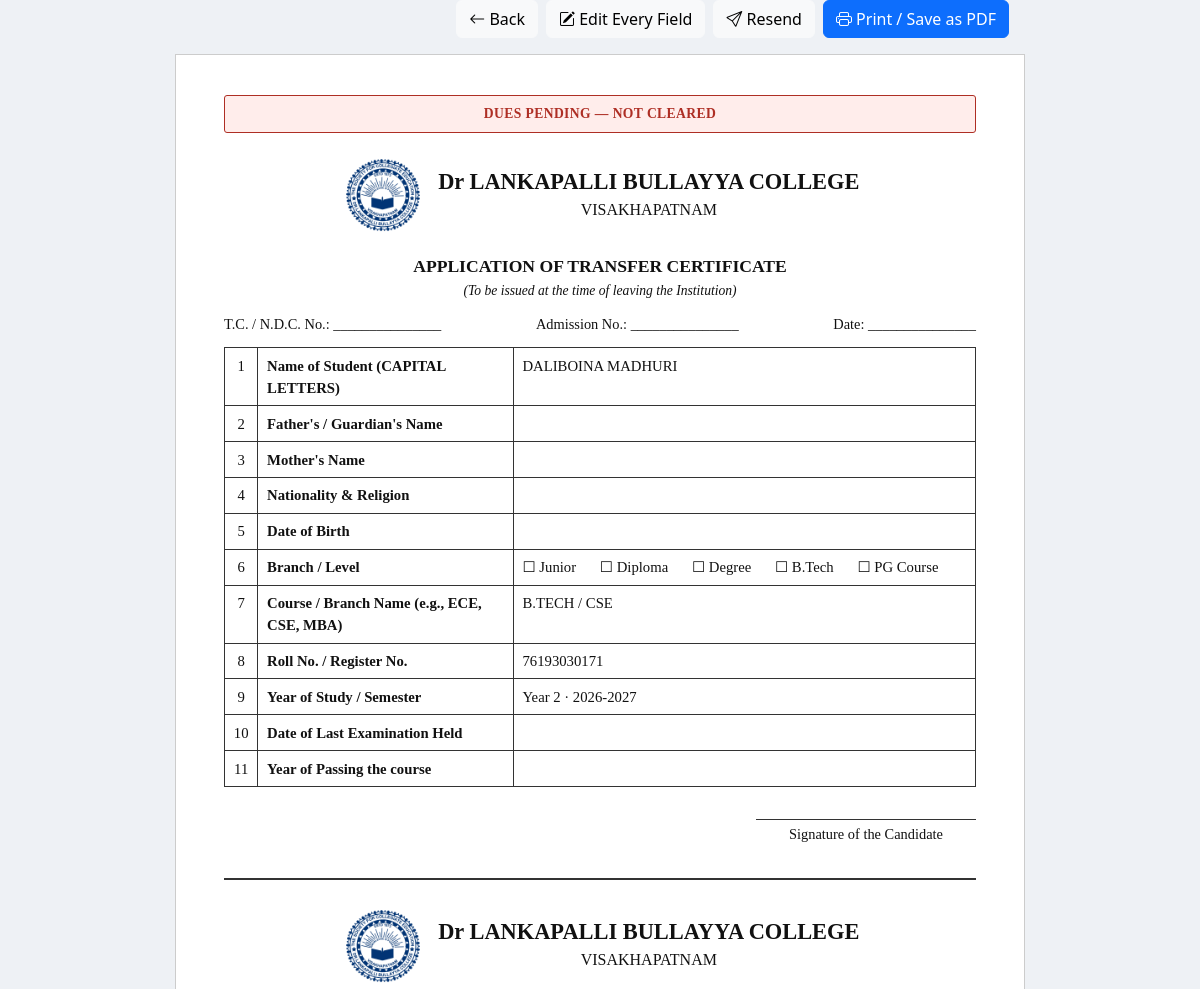
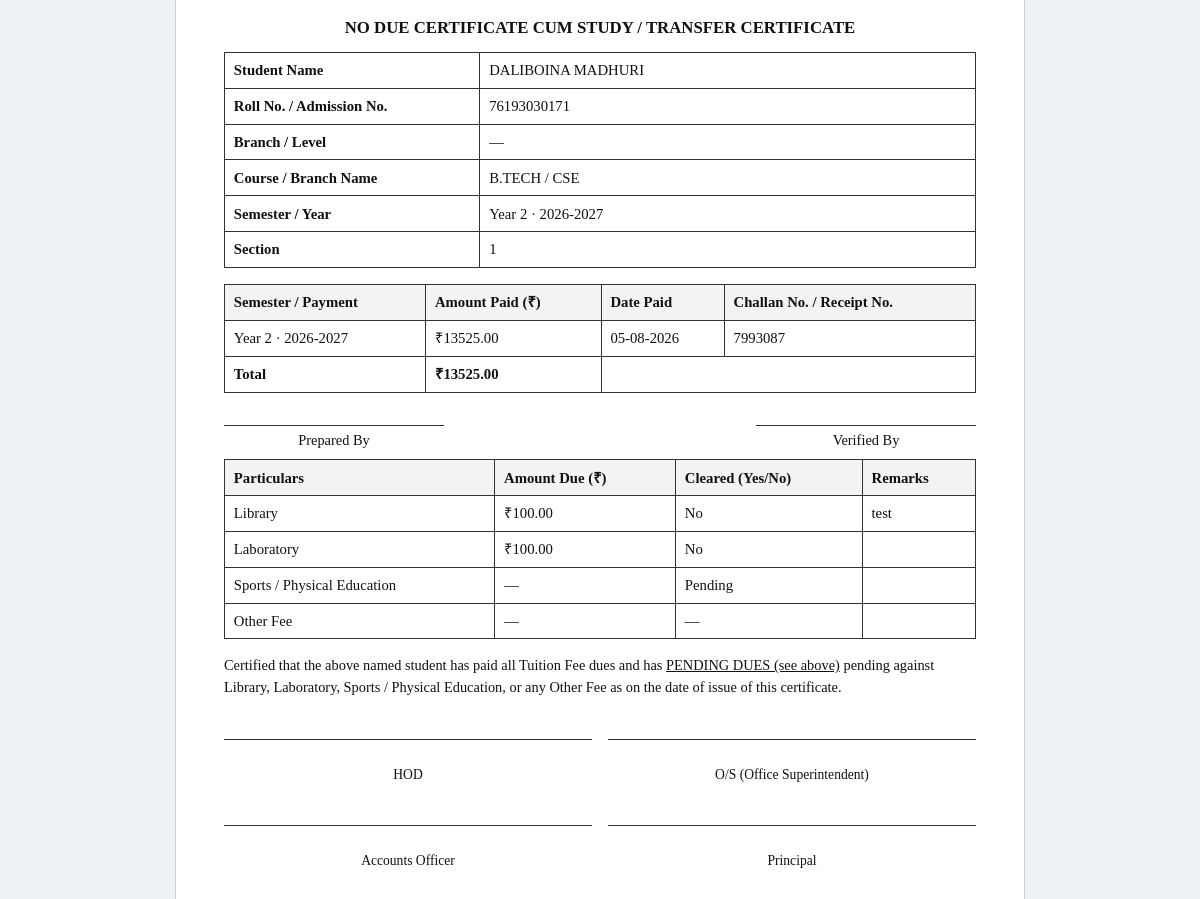
/students/76193030171/certificate/ (signed in), run on the app's committed database (2 pictures, top to bottom).
### students/models.py (models this page shows, shortened)
class Clearance(models.Model):
    BRANCH_LEVEL_CHOICES = [
        ('JUNIOR', 'Junior'),
        ('DIPLOMA', 'Diploma'),
        ('DEGREE', 'Degree'),
        ('BTECH', 'B.Tech'),
        ('PG', 'PG Course'),
    ]
    roll_no = models.CharField(max_length=40, unique=True, db_index=True)
    tc_ndc_no = models.CharField('T.C. / N.D.C. No.', max_length=40, blank=True)
    admission_no = models.CharField(max_length=40, blank=True)
    certificate_date = models.DateField(null=True, blank=True)
    student_name = models.CharField('Name of Student', max_length=150, blank=True)
    course_branch_name = models.CharField('Course / Branch Name', max_length=100, blank=True)
    roll_no_register = models.CharField('Roll No. / Register No.', max_length=40, blank=True)
    year_of_study = models.CharField('Year of Study / Semester', max_length=60, blank=True)
    section_display = models.CharField('Section', max_length=20, blank=True)
    father_name = models.CharField("Father's / Guardian's Name", max_length=150, blank=True)
    mother_name = models.CharField("Mother's Name", max_length=150, blank=True)
    nationality = models.CharField(max_length=60, blank=True)
    religion = models.CharField(max_length=60, blank=True)
    date_of_birth = models.DateField(null=True, blank=True)
    branch_level = models.CharField(max_length=10, choices=BRANCH_LEVEL_CHOICES, blank=True)
    date_of_last_exam = models.DateField(null=True, blank=True)
    year_of_passing = models.CharField(max_length=20, blank=True)
    other_fee_desc = models.CharField('Other Fee (specify)', max_length=100, blank=True)
    other_fee_amount = models.DecimalField(max_digits=12, decimal_places=2, null=True, blank=True)
    other_fee_cleared = models.BooleanField(default=False)
    other_fee_remarks = models.CharField(max_length=150, blank=True)
    prepared_by = models.CharField(max_length=100, blank=True)
    verified_by = models.CharField(max_length=100, blank=True)
    hod_name = models.CharField('HOD', max_length=100, blank=True)
    os_name = models.CharField('O/S (Office Superintendent)', max_length=100, blank=True)
    accounts_officer_name = models.CharField(max_length=100, blank=True)
    principal_name = models.CharField(max_length=100, blank=True)
    updated_at = models.DateTimeField(auto_now=True)
    class Meta:
        verbose_name = 'Clearance / certificate detail'
        verbose_name_plural = 'Clearance / certificate details'
    def ordered_approvals(self):
        by_code = {a.department: a for a in self.approvals.all()}
        return [
            {'code': code, 'label': label, 'approval': by_code.get(code)}
            for code, label in DEPARTMENT_CODE_CHOICES
        ]
    def approval_status(self):
        statuses = {a.department: a.status for a in self.approvals.all()}
        if len(statuses) < len(DEPARTMENT_CODE_CHOICES):
            return 'NOT_SENT'
        if any(s == STATUS_DUES for s in statuses.values()):
            return STATUS_DUES
        if any(s == STATUS_PENDING for s in statuses.values()):
            return STATUS_PENDING
        return STATUS_CLEARED
    def all_other_dues_cleared(self):
        if self.other_fee_amount and not self.other_fee_cleared:
            return False
        return self.approval_status() == STATUS_CLEARED

class Transaction(models.Model):
    order_id = models.CharField(max_length=40, unique=True)
    tracking = models.CharField(max_length=40, blank=True)
    transaction_date = models.DateTimeField(null=True, blank=True)
    order_status = models.CharField(max_length=30, blank=True)
    status_message = models.CharField(max_length=255, blank=True)
    app_code = models.CharField(max_length=40, blank=True)
    amount = models.DecimalField(max_digits=12, decimal_places=2, default=0)
    merchant_amount = models.DecimalField(max_digits=12, decimal_places=2, default=0)
    currency = models.CharField(max_length=10, blank=True)
    billing_tel = models.CharField(max_length=20, blank=True)
    billing_email = models.CharField(max_length=255, blank=True)
    bank_name = models.CharField(max_length=100, blank=True)
    id_no = models.CharField(max_length=40, blank=True)
    mobile_number = models.CharField(max_length=20, blank=True)
    email = models.CharField(max_length=255, blank=True)
    parent_mobile = models.CharField(max_length=20, blank=True)
    admission_type = models.CharField(max_length=30, blank=True)
    fee_type = models.CharField(max_length=60, blank=True)
    name = models.CharField(max_length=150, db_index=True)
    branch = models.CharField('Group / Branch', max_length=30, blank=True, db_index=True)
    course = models.CharField(max_length=30, blank=True, db_index=True)
    course_fee = models.DecimalField(max_digits=12, decimal_places=2, null=True, blank=True)
    section = models.CharField(max_length=10, blank=True)
    year = models.CharField(max_length=10, blank=True, db_index=True)
    roll_no = models.CharField(max_length=40, db_index=True)
    academic_year = models.CharField(max_length=20, blank=True, db_index=True)
    issue_date = models.DateField(null=True, blank=True)
    due_date_installment1 = models.DateField(null=True, blank=True)
    tuition_fee = models.DecimalField(max_digits=12, decimal_places=2, default=0)
    total = models.DecimalField(max_digits=12, decimal_places=2, default=0)
    remarks = models.CharField(max_length=255, blank=True)
    current_fees = models.JSONField(default=dict, blank=True)
    past_dues = models.JSONField(default=dict, blank=True)
    created_at = models.DateTimeField(auto_now_add=True)
    updated_at = models.DateTimeField(auto_now=True)
    class Meta:
        ordering = ['-transaction_date']

class FeePaidRow(models.Model):
    clearance = models.ForeignKey(Clearance, related_name='fee_rows', on_delete=models.CASCADE)
    order = models.PositiveIntegerField(default=0)
    label = models.CharField('Semester / Payment', max_length=100, blank=True)
    amount_paid = models.DecimalField('Amount Paid (₹)', max_digits=12, decimal_places=2, null=True, blank=True)
    date_paid = models.DateField(null=True, blank=True)
    receipt_no = models.CharField('Challan No. / Receipt No.', max_length=60, blank=True)
    source_order_id = models.CharField(max_length=40, blank=True, editable=False, db_index=True)
    class Meta:
        ordering = ['order', 'id']

class DueApproval(models.Model):
    clearance = models.ForeignKey(Clearance, related_name='approvals', on_delete=models.CASCADE)
    department = models.CharField(max_length=10, choices=DEPARTMENT_CODE_CHOICES)
    status = models.CharField(max_length=10, choices=STATUS_CHOICES, default=STATUS_PENDING)
    amount_due = models.DecimalField('Amount Due (₹)', max_digits=12, decimal_places=2, null=True, blank=True)
    remarks = models.CharField(max_length=150, blank=True)
    requested_at = models.DateTimeField(auto_now_add=True)
    decided_by = models.ForeignKey(
        settings.AUTH_USER_MODEL, null=True, blank=True,
        related_name='due_decisions', on_delete=models.SET_NULL,
    )
    decided_at = models.DateTimeField(null=True, blank=True)
    class Meta:
        ordering = ['department']
        constraints = [
            models.UniqueConstraint(fields=['clearance', 'department'], name='unique_department_per_clearance'),
        ]

### students/views.py (the view)
# urls.py: path('students/<str:roll_no>/certificate/', views.certificate_view, name='certificate-view'),
@login_required
@office_required
def certificate_view(request, roll_no):
    context = _student_context(roll_no)
    if context is None:
        return render(request, 'students/not_found.html', {'roll_no': roll_no}, status=404)
    clearance = context['clearance']
    _seed_fee_rows(clearance)
    context['eff'] = _effective_fields(clearance, context['latest'])
    context['fee_rows'] = clearance.fee_rows.all()
    context['fee_total'] = sum((r.amount_paid or 0) for r in context['fee_rows'])
    context['approvals'] = clearance.ordered_approvals()
    context['overall_status'] = clearance.approval_status()
    return render(request, 'students/certificate.html', context)

### templates/students/certificate.html (shortened to what this page needs)
{% load static %}<!DOCTYPE html>
<html lang="en">
<head>
<link href="{% static 'assets/css/bootstrap.min.css' %}" rel="stylesheet">
<link href="{% static 'assets/css/bootstrap-icons.css' %}" rel="stylesheet">
</head>
<body>
<div class="toolbar">
  <a href="{% url 'student-detail' roll_no %}" class="btn btn-light"><i class="bi bi-arrow-left"></i> Back</a>
  <a href="{% url 'certificate-edit' roll_no %}" class="btn btn-light"><i class="bi bi-pencil-square"></i> Edit Every Field</a>
  <form method="post" action="{% url 'send-for-approval' roll_no %}" style="display:inline;">
    <button type="submit" class="btn btn-light"><i class="bi bi-send"></i> {% if overall_status == 'NOT_SENT' %}Send for Approval{% else %}Resend{% endif %}</button>
  </form>
  <button onclick="window.print()" class="btn btn-primary"><i class="bi bi-printer"></i> Print / Save as PDF</button>
</div>
<div class="certificate">
  <div class="cert-status-banner status-{{ overall_status|lower }}">
    {% if overall_status == 'CLEARED' %}Cleared — No Dues Pending
    {% elif overall_status == 'DUES' %}Dues Pending — Not Cleared
    {% elif overall_status == 'PENDING' %}Pending Department Approval
    {% else %}Not Yet Sent for Approval
    {% endif %}
  </div>
  <div class="cert-header">
    <img src="{% static 'images/lbc.png' %}" alt="College Seal" class="cert-logo">
    <div>
      <h1>Dr LANKAPALLI BULLAYYA COLLEGE</h1>
      <div class="sub">VISAKHAPATNAM</div>
    </div>
  </div>
  <div class="cert-title">Application of Transfer Certificate</div>
  <div class="cert-note">(To be issued at the time of leaving the Institution)</div>
  <div class="cert-meta">
    <span>T.C. / N.D.C. No.: {{ clearance.tc_ndc_no|default:'_______________' }}</span>
    <span>Admission No.: {{ clearance.admission_no|default:'_______________' }}</span>
    <span>Date: {{ clearance.certificate_date|date:'d-m-Y'|default:'_______________' }}</span>
  </div>
  <table class="cert-table">
    <tbody>
      <tr><td class="num-col">1</td><td class="label-col">Name of Student (CAPITAL LETTERS)</td><td>{{ eff.student_name|upper }}</td></tr>
      <tr><td class="num-col">2</td><td class="label-col">Father's / Guardian's Name</td><td>{{ clearance.father_name }}</td></tr>
      <tr><td class="num-col">3</td><td class="label-col">Mother's Name</td><td>{{ clearance.mother_name }}</td></tr>
      <tr><td class="num-col">4</td><td class="label-col">Nationality &amp; Religion</td><td>{{ clearance.nationality }}{% if clearance.nationality and clearance.religion %} &amp; {% endif %}{{ clearance.religion }}</td></tr>
      <tr><td class="num-col">5</td><td class="label-col">Date of Birth</td><td>{{ clearance.date_of_birth|date:'d-m-Y' }}</td></tr>
      <tr>
        <td class="num-col">6</td><td class="label-col">Branch / Level</td>
        <td class="checkbox-row">
          {% for code, label in clearance.BRANCH_LEVEL_CHOICES %}
            <span>{% if clearance.branch_level == code %}&#9745;{% else %}&#9744;{% endif %} {{ label }}</span>
          {% endfor %}
        </td>
      </tr>
      <tr><td class="num-col">7</td><td class="label-col">Course / Branch Name (e.g., ECE, CSE, MBA)</td><td>{{ eff.course_branch_name }}</td></tr>
      <tr><td class="num-col">8</td><td class="label-col">Roll No. / Register No.</td><td>{{ eff.roll_no_register }}</td></tr>
      <tr><td class="num-col">9</td><td class="label-col">Year of Study / Semester</td><td>{{ eff.year_of_study }}</td></tr>
      <tr><td class="num-col">10</td><td class="label-col">Date of Last Examination Held</td><td>{{ clearance.date_of_last_exam|date:'d-m-Y' }}</td></tr>
      <tr><td class="num-col">11</td><td class="label-col">Year of Passing the course</td><td>{{ clearance.year_of_passing }}</td></tr>
    </tbody>
  </table>
  <div class="signature-line" style="justify-content: flex-end;">
    <div class="sig">Signature of the Candidate</div>
  </div>
  <div class="cert-header cert-header-repeat">
    <img src="{% static 'images/lbc.png' %}" alt="College Seal" class="cert-logo">
    <div>
      <h1>Dr LANKAPALLI BULLAYYA COLLEGE</h1>
      <div class="sub">VISAKHAPATNAM</div>
    </div>
  </div>
  <div class="cert-section-title">No Due Certificate cum Study / Transfer Certificate</div>
  <table class="cert-table">
    <tbody>
      <tr><td class="label-col">Student Name</td><td>{{ eff.student_name }}</td></tr>
      <tr><td class="label-col">Roll No. / Admission No.</td><td>{{ eff.roll_no_register }}{% if clearance.admission_no %} / {{ clearance.admission_no }}{% endif %}</td></tr>
      <tr><td class="label-col">Branch / Level</td><td>{{ clearance.get_branch_level_display|default:'—' }}</td></tr>
      <tr><td class="label-col">Course / Branch Name</td><td>{{ eff.course_branch_name }}</td></tr>
      <tr><td class="label-col">Semester / Year</td><td>{{ eff.year_of_study }}</td></tr>
      <tr><td class="label-col">Section</td><td>{{ eff.section_display }}</td></tr>
    </tbody>
  </table>
  <table class="cert-table">
    <thead>
      <tr><th>Semester / Payment</th><th>Amount Paid (&#8377;)</th><th>Date Paid</th><th>Challan No. / Receipt No.</th></tr>
    </thead>
    <tbody>
      {% for r in fee_rows %}
      <tr>
        <td>{{ r.label }}</td>
        <td>{% if r.amount_paid %}&#8377;{{ r.amount_paid|floatformat:2 }}{% endif %}</td>
        <td>{{ r.date_paid|date:'d-m-Y' }}</td>
        <td>{{ r.receipt_no }}</td>
      </tr>
      {% empty %}
      <tr><td colspan="4" class="text-muted">No payments on record.</td></tr>
      {% endfor %}
      <tr><td class="fw-bold">Total</td><td class="fw-bold">&#8377;{{ fee_total|floatformat:2 }}</td><td colspan="2"></td></tr>
    </tbody>
  </table>
  <div class="signature-line">
    <div class="sig">Prepared By{% if clearance.prepared_by %}: {{ clearance.prepared_by }}{% endif %}</div>
    <div class="sig">Verified By{% if clearance.verified_by %}: {{ clearance.verified_by }}{% endif %}</div>
  </div>
  <table class="cert-table">
    <thead>
      <tr><th>Particulars</th><th>Amount Due (&#8377;)</th><th>Cleared (Yes/No)</th><th>Remarks</th></tr>
    </thead>
    <tbody>
      {% for row in approvals %}
      <tr>
        <td>{{ row.label }}</td>
        <td>{% if row.approval.amount_due %}&#8377;{{ row.approval.amount_due|floatformat:2 }}{% else %}&mdash;{% endif %}</td>
        <td>
          {% if row.approval.status == 'CLEARED' %}Yes
          {% elif row.approval.status == 'DUES' %}No
          {% elif row.approval.status == 'PENDING' %}Pending
          {% else %}Not sent
          {% endif %}
        </td>
        <td>{{ row.approval.remarks }}</td>
      </tr>
      {% endfor %}
      <tr>
        <td>Other Fee{% if clearance.other_fee_desc %} ({{ clearance.other_fee_desc }}){% endif %}</td>
        <td>{% if clearance.other_fee_amount %}&#8377;{{ clearance.other_fee_amount|floatformat:2 }}{% else %}&mdash;{% endif %}</td>
        <td>
          {% if clearance.other_fee_cleared %}Yes{% elif clearance.other_fee_amount %}No{% else %}&mdash;{% endif %}
        </td>
        <td>{{ clearance.other_fee_remarks }}</td>
      </tr>
    </tbody>
  </table>
  <p class="cert-statement">
    Certified that the above named student has paid all Tuition Fee dues and has
    {% if clearance.all_other_dues_cleared %}NO DUES{% elif overall_status == 'DUES' %}<u>PENDING DUES (see above)</u>{% else %}<u>PENDING CLEARANCE (see above)</u>{% endif %}
    pending against Library, Laboratory, Sports / Physical Education, or any Other Fee as on the date of issue of this certificate.
  </p>
  <div class="sign-grid">
    <div class="sig-box">{{ clearance.hod_name|default:'&nbsp;' }}<br>HOD</div>
    <div class="sig-box">{{ clearance.os_name|default:'&nbsp;' }}<br>O/S (Office Superintendent)</div>
    <div class="sig-box">{{ clearance.accounts_officer_name|default:'&nbsp;' }}<br>Accounts Officer</div>
    <div class="sig-box">{{ clearance.principal_name|default:'&nbsp;' }}<br>Principal</div>
  </div>
</div>
</body>
</html>

### data on the page
Clearance: tc_ndc_no "_______________", admission_no "_______________", certificate_date "_______________", roll_no_register "76193030171", branch_level "—"
Transaction: student_name "DALIBOINA MADHURI"
FeePaidRow: year_of_study "Year 2 · 2026-2027", label "Year 2 · 2026-2027", amount_paid "13525.00", date_paid "05-08-2026", receipt_no "7993087"
DueApproval: label "Library", approval.amount_due "100.00", status "No", approval.remarks "test"
DueApproval: label "Laboratory", approval.amount_due "100.00", status "No"
DueApproval: label "Sports / Physical Education", status "Pending"

### other printed values
{{ label }} "Junior" "Diploma" "Degree" "B.Tech" "PG Course"
{{ eff.course_branch_name }} "B.TECH / CSE"
{{ eff.section_display }} "1"
{{ fee_total|floatformat:2 }} "13525.00"
